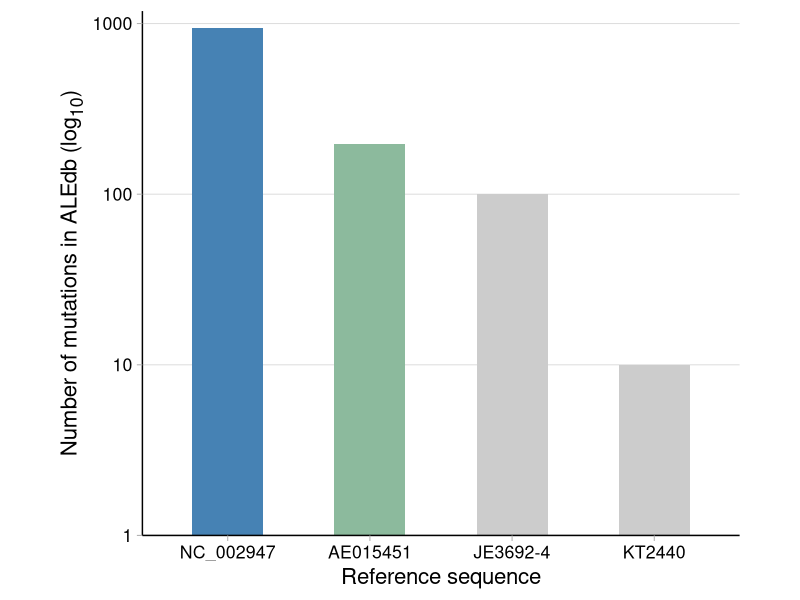

Write R code to recreate this figure.
library(ggplot2)

aledb <- readr::read_csv('aledb.csv') |> dplyr::select(`Reference Seq`:Details) |>
  dplyr::group_by(`Reference Seq`) |>
  dplyr::tally()

aledb_mutations <- ggplot(aledb, aes(x =`Reference Seq`, y = n, fill = `Reference Seq`)) +
  geom_bar(stat = "identity", width = 0.5, show.legend = FALSE) +
  coord_fixed(1.2) +
  scale_x_discrete(limits = c("NC_002947", "AE015451", "JE3692-4", "KT2440")) +
  scale_y_log10(expand = expansion(mult = c(0, 0), add = c(0, .1))) +
  scale_fill_manual(values = c("KT2440" = "gray80",
                               "JE3692-4" = "gray80",
                               "AE015451" = "#8cba9d",
                               "NC_002947" = "steelblue")) +
  labs(x = "Reference sequence", y = "Number of mutations in ALEdb (log<sub>10</sub>)") +
  theme_light(base_size = 16) +
  theme(
    panel.border = element_blank(),
    panel.grid.major.x = element_blank(),
    panel.grid.minor.y = element_blank(),
    axis.title.y = ggtext::element_markdown(),
    axis.text = element_text(color = "black"),
    axis.line = element_line(color = "black", linewidth = 0.5)
  )

ggsave(aledb_mutations, filename = "Fig - ALEdb", device = svg, path = "../output/panels/", width = 10, height = 5, units = "in", dpi = 300)
